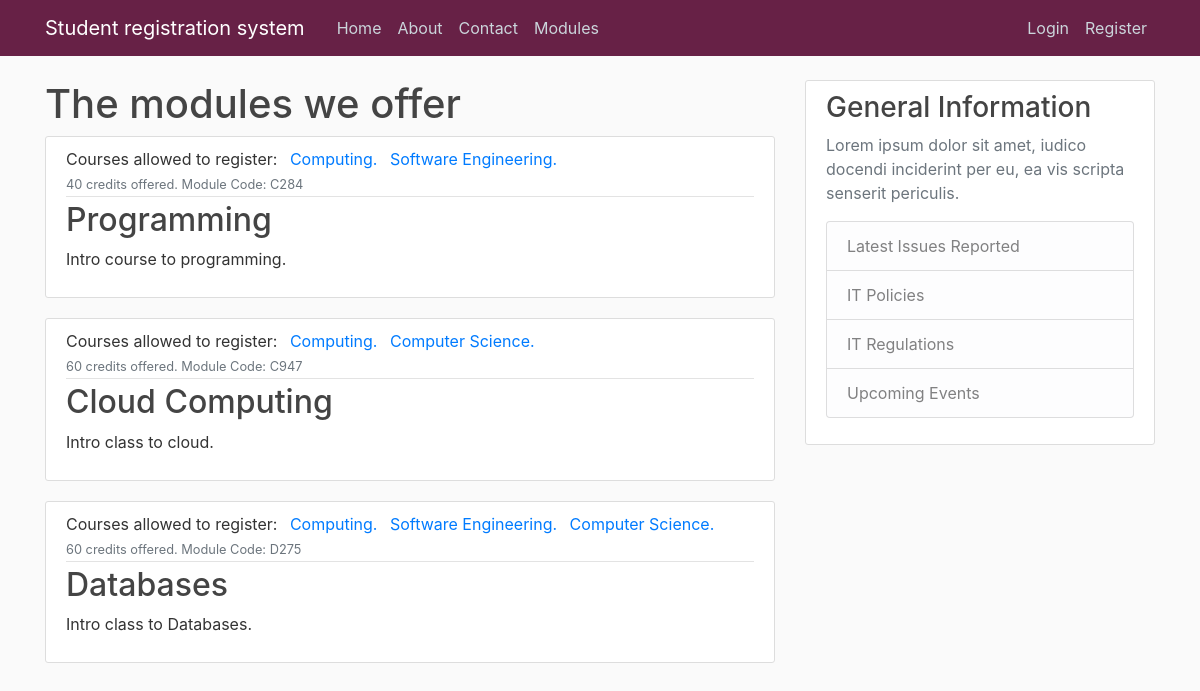
Before: /modules with the older database file.
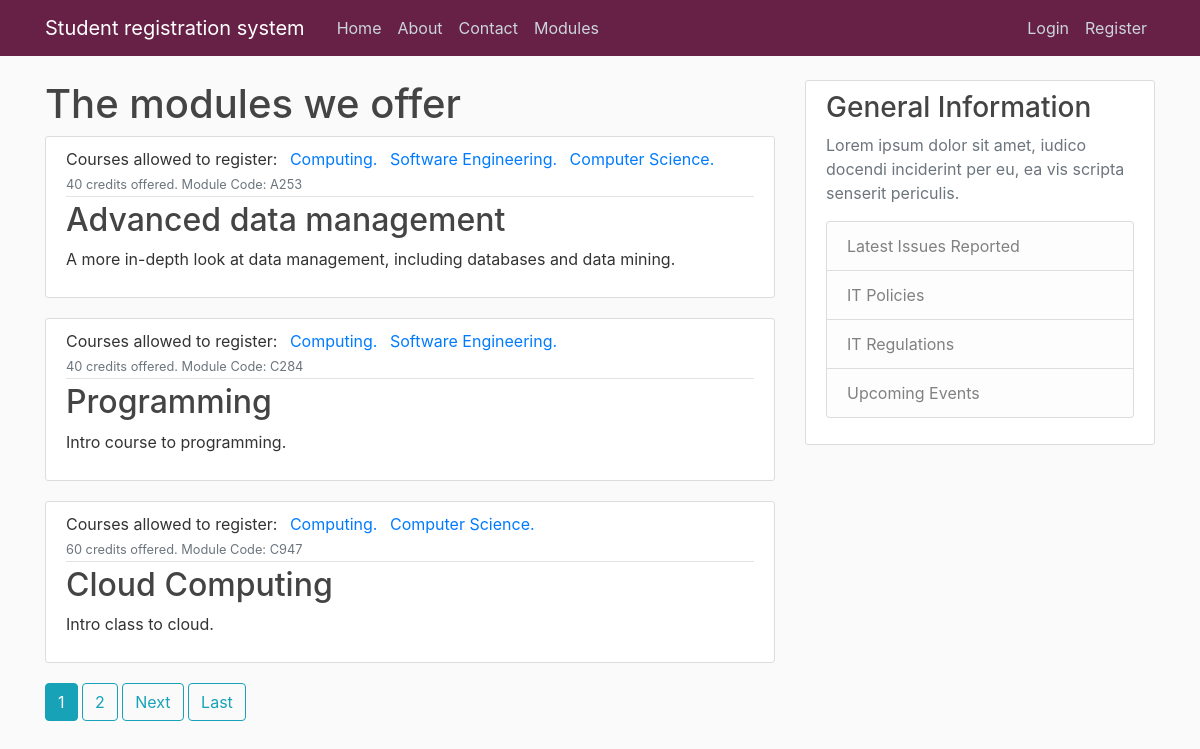
After: the same page with the newer database file.
### ModuleRegistrationSystem/models.py (models this page shows, shortened)
class Module(models.Model):
    name = models.CharField(max_length= 40)
    code = models.CharField(max_length= 4, primary_key= 'code')
    credit = models.IntegerField(choices= [(20, 20), (40, 40), (60, 60)])
    category = models.CharField(max_length= 20, choices= [('In-person', 'In person'), ('Online', 'Online')])
    description = models.TextField()
    availability = models.BooleanField(default=True)
    coursesAllowedToRegister = models.ManyToManyField(Course)
    def __str__(self):
        return f'{self.name}'

class Course(models.Model):
    name = models.CharField(max_length = 20)
    startDate = models.DateField(default = timezone.now)
    duration = models.CharField(max_length = 10 ,choices= [('1 year', '1 year'), ('2 years', '2 years'), ('3 years', '3 years')])
    description = models.TextField()
    def __str__(self):
        return f'{self.name}'

### ModuleRegistrationSystem/views.py (the view)
# urls.py: path('modules', ModuleListView.as_view(), name='modules'),
class ModuleListView(ListView):
        model = Module
        template_name = 'ModuleRegistrationSystem/modules.html'
        context_object_name = 'modules'
        ordering = ['code']
        paginate_by = 3

### ModuleRegistrationSystem/templates/ModuleRegistrationSystem/modules.html (shortened to what this page needs)
{% extends "ModuleRegistrationSystem/base.html" %}
{% block content %}
    <h1>The modules we offer</h1>
{% for module in modules %}
    <article class="media content-section">
        <div class="media-body">
            <div class="article-metadata">
                <a class="mr-2">Courses allowed to register: {% for coursesAllowedToRegister in module.coursesAllowedToRegister.all %} <a class="mr-2" href="#"> {{ coursesAllowedToRegister }}. </a>
                    {% endfor %}</a>
                <small class="text-muted">{{ module.credit }} credits offered. Module Code: {{ module.code }}</small>
            </div>
            <h2><a class="article-title" href="{% url 'ModuleRegistrationSystem:module-detail' module.code %}">{{ module }}</a></h2>
            <p class="article-content">{{ module.description }}</p>
        </div>
    </article>
{% endfor %}
{% if is_paginated %}
{% for num in page_obj.paginator.page_range %}
{% if page_obj.number == num %}
<a class="btn btn-info mb-4" href="?page={{num}}">{{num}}</a>
{% elif num > page_obj.number|add:'-3' and num < page_obj.number|add:'3' %}
<a class="btn btn-outline-info mb-4" href="?page={{num}}">{{num}}</a>
{% endif %}
{% endfor %}
{% if page_obj.has_next %}
<a class="btn btn-outline-info mb-4" href="?page={{page_obj.next_page_number}}">Next</a>
<a class="btn btn-outline-info mb-4" href="?page={{page_obj.paginator.num_pages}}">Last</a>
{% endif %}
{% endif %}
{% endblock content %}

### ModuleRegistrationSystem/templates/ModuleRegistrationSystem/base.html (shortened to what this page needs)
{% load static %}
<!DOCTYPE html>
<html>
<head>
    <link rel="stylesheet" href="https://cdn.jsdelivr.net/npm/bootstrap@4.0.0/dist/css/bootstrap.min.css">
    <link rel="stylesheet" type="text/css" href="{% static 'css/styles.css' %}" />
</head>
<body>
    <div class="container">
        <header class="site-header">
            <nav class="navbar navbar-expand-md navbar-dark bg-steel fixed-top">
                <div class="container">
                <a class="navbar-brand mr-4" href="{% url 'ModuleRegistrationSystem:home' %}">Student registration system</a>
                <div class="collapse navbar-collapse" id="navbarToggle">
                    <div class="navbar-nav mr-auto">
                        <a class="nav-item nav-link" href="{% url 'ModuleRegistrationSystem:home' %}">Home</a>
                        <a class="nav-item nav-link" href="{% url 'ModuleRegistrationSystem:about' %}">About</a>
                        <a class="nav-item nav-link" href="{% url 'ModuleRegistrationSystem:contact' %}">Contact</a>
                        <a class="nav-item nav-link" href="{% url 'ModuleRegistrationSystem:modules' %}">Modules</a>
                    </div>
                    <div class="navbar-nav">
                        {% if user.is_authenticated %}
                            <a class="nav-item nav-link" href="{% url 'studentAccount' %}">Student account</a>
                            <a class="nav-item nav-link" href="{% url 'logout' %}">Logout</a>
                        {% else %}
                            <a class="nav-item nav-link" href="{% url 'login' %}">Login</a>
                    <a class="nav-item nav-link" href="{% url 'register' %}">Register</a>
                        {% endif %}
                    </div>
                </div>
                </div>
            </nav>
        </header>
        <div class="row">
            <div class="col-md-8">
            {% block content %}{% endblock %}
            </div>
            <div class="col-md-4">
                <div class="content-section">
                    <h3>General Information</h3>
                    <p class='text-muted'>Lorem ipsum dolor sit amet, iudico docendi inciderint per eu, ea vis scripta senserit periculis.
                      <ul class="list-group">
                        <li class="list-group-item list-group-item-light">Latest Issues Reported</li>
                        <li class="list-group-item list-group-item-light">IT Policies</li>
                        <li class="list-group-item list-group-item-light">IT Regulations</li>
                        <li class="list-group-item list-group-item-light">Upcoming Events</li>
                      </ul>
                    </p>
                  </div>
            </div>
        </div>
    </div>
</body>
</html>

### ModuleRegistrationSystem/static/css/styles.css (style rules this page uses)
html { position: relative; min-height: 100%; }
body { background: #fafafa; color: #333333; margin-top: 5rem; margin-bottom: 50px; }
h1, h2, h3, h4, h5, h6 { color: #444444; }
ul { margin: 0; }
.bg-steel { background-color: #672146; }
.site-header .navbar-nav .nav-link { color: #cbd5db; }
.content-section { background: #ffffff; padding: 10px 20px; border: 1px solid #dddddd; border-radius: 3px; margin-bottom: 20px; }
.article-title { color: #444444; }
.article-content { white-space: pre-line; }
.article-metadata { padding-bottom: 1px; margin-bottom: 4px; border-bottom: 1px solid #e3e3e3 }

Changed rows visible on the page:
no longer on this page (row unchanged): Module: credit "60", code "D275", name "Databases", description "Intro class to Databases.", Course (name "Computing"), Course (name "Software Engineering"), Course (name "Computer Science")
added Module: credit "40", code "A253", name "Advanced data management", description "A more in-depth look at data management, including databases and data mining.", Course (name "Computing"), Course (name "Software Engineering"), Course (name "Computer Science")
Other visible differences:
new list line: "1"
new list line: "2"
text now shown: "Next Last"
